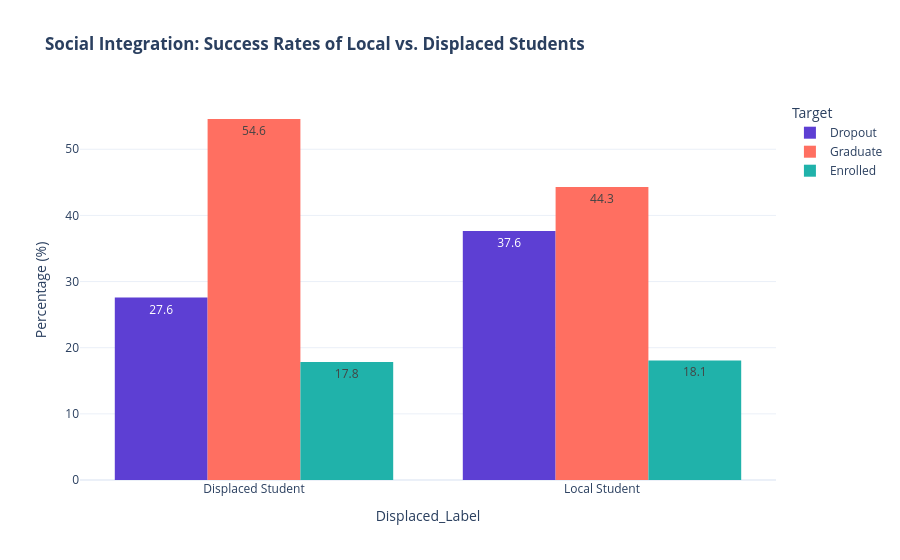

The code cell stored with this chart in its notebook:
### Code cell
# Map flags to clean strings for readability
df['Displaced_Label'] = df['Displaced'].map({1: 'Displaced Student', 0: 'Local Student'})

fig = px.histogram(
    df,
    x="Displaced_Label", 
    color="Target", 
    barmode="group",
    barnorm="percent",
    text_auto='.1f',
    color_discrete_map={'Dropout': '#5D3FD3', 'Graduate': '#FF6F61', 'Enrolled': '#20B2AA'},
    title="<b>Social Integration: Success Rates of Local vs. Displaced Students</b>"
)
fig.update_layout(yaxis_title="Percentage (%)", template="plotly_white")
fig.show()

### Figure 1 — Plotly figure (JSON) as saved in the notebook; plotly's stock layout.template omitted (floating-point values rounded to 4 significant figures; data arrays with more than 128 entries replaced by an {"elided": "..."} marker saying what was removed)
{"data": [{"alignmentgroup": "True", "bingroup": "x", "hovertemplate": "Target=Dropout<br>Displaced_Label=%{x}<br>count (normalized as percent)=%{y}<extra></extra>", "legendgroup": "Dropout", "marker": {"color": "#5D3FD3", "pattern": {"shape": ""}}, "name": "Dropout", "offsetgroup": "Dropout", "orientation": "v", "showlegend": true, "texttemplate": "%{value:.1f}", "type": "histogram", "x": {"elided": "1421 str values"}, "xaxis": "x", "yaxis": "y"}, {"alignmentgroup": "True", "bingroup": "x", "hovertemplate": "Target=Graduate<br>Displaced_Label=%{x}<br>count (normalized as percent)=%{y}<extra></extra>", "legendgroup": "Graduate", "marker": {"color": "#FF6F61", "pattern": {"shape": ""}}, "name": "Graduate", "offsetgroup": "Graduate", "orientation": "v", "showlegend": true, "texttemplate": "%{value:.1f}", "type": "histogram", "x": {"elided": "2209 str values"}, "xaxis": "x", "yaxis": "y"}, {"alignmentgroup": "True", "bingroup": "x", "hovertemplate": "Target=Enrolled<br>Displaced_Label=%{x}<br>count (normalized as percent)=%{y}<extra></extra>", "legendgroup": "Enrolled", "marker": {"color": "#20B2AA", "pattern": {"shape": ""}}, "name": "Enrolled", "offsetgroup": "Enrolled", "orientation": "v", "showlegend": true, "texttemplate": "%{value:.1f}", "type": "histogram", "x": {"elided": "794 str values"}, "xaxis": "x", "yaxis": "y"}], "layout": {"barmode": "group", "barnorm": "percent", "legend": {"title": {"text": "Target"}, "tracegroupgap": 0}, "title": {"text": "<b>Social Integration: Success Rates of Local vs. Displaced Students</b>"}, "xaxis": {"anchor": "y", "domain": [0, 1], "title": {"text": "Displaced_Label"}}, "yaxis": {"anchor": "x", "domain": [0, 1], "title": {"text": "Percentage (%)"}}}}
